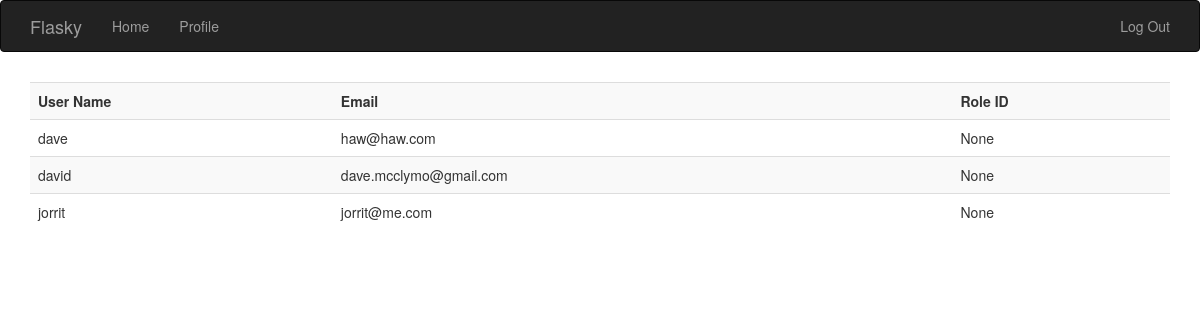
/auth/user_management (signed in), run on an earlier commit of the app's database.
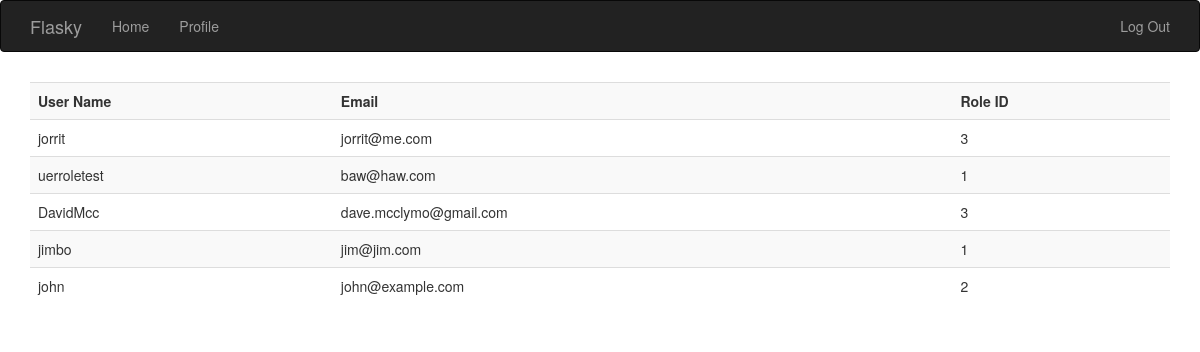
And on a later commit of the database.
### app/models.py (models this page shows, shortened)
class User(UserMixin, db.Model):
    __tablename__ = 'users'
    id = db.Column(db.Integer, primary_key=True)
    email = db.Column(db.String(64), unique=True, index=True)
    username = db.Column(db.String(64), unique=True, index=True)
    role_id = db.Column(db.Integer, db.ForeignKey('roles.id'))
    password_hash = db.Column(db.String(128))
    @property
    def password(self):
        raise AttributeError('password is not a readable attribute')

### app/auth/views.py (the view)
@auth.route('/user_management', methods=['GET'])
@login_required
def user_management():
    user_list = User.query.all()
    return render_template('auth/user_management.html', user_list=user_list)

### app/main/__init__.py (called while the page is built)
@main.app_context_processor
def inject_permissions():
    return dict(Pemission=Permission)

### app/models.py (called while the page is built)
@login_manager.user_loader
def load_user(user_id):
    return User.query.get(int(user_id))

### app/templates/auth/user_management.html (shortened to what this page needs)
{% extends "base.html" %}
{% import "bootstrap/wtf.html" as wtf %}
{% block page_content %}
<p>
    <table class="table table-striped">
    <tr>
    <th>User Name</th>
    <th>Email</th>
    <th>Role ID</th>
  </tr>
        {% for user_list in user_list %}
       <tr>
        <td>{{ user_list.username }}</td> <td>{{ user_list.email }}</td> <td>{{ user_list.role_id }}</td> </tr>
    {% endfor %}
</p>
    </div>
{% endblock %}

### app/templates/base.html (shortened to what this page needs)
{% extends "bootstrap/base.html" %}
{% block head %}
{{ super() }}
{% endblock %}
{% block navbar %}
<div class="navbar navbar-inverse" role="navigation">
    <div class="container">
        <div class="navbar-header">
            <a class="navbar-brand" href="{{ url_for('main.index') }}">Flasky</a>
        </div>
            <ul class="nav navbar-nav">
                <li><a href="{{ url_for('main.index') }}">Home</a></li>
                {% if current_user.is_authenticated %}
                <li><a href="{{ url_for('main.user', username=current_user.username) }}">Profile</a></li>
                {% endif %}
            </ul>
            <ul class="nav navbar-nav navbar-right">
                {% if current_user.is_authenticated %}
                        <li><a href="{{ url_for('auth.logout') }}">Log Out</a></li>
                    </ul>
                {% else %}
                <li><a href="{{ url_for('auth.login') }}">Log In</a></li>
                {% endif %}
        </div>
    </div>
{% endblock %}
{% block content %}
<div class="container">
    {% block page_content %}{% endblock %}
{% endblock %}

What changed in the data, as far as the page shows it:
removed User: username "dave", email "haw@haw.com", role_id "None"
removed User: username "david", email "dave.mcclymo@gmail.com", role_id "None"
changed User "jorrit": role_id "None" → "3"
added User: username "uerroletest", email "baw@haw.com", role_id "1"
added User: username "DavidMcc", email "dave.mcclymo@gmail.com", role_id "3"
added User: username "jimbo", email "jim@jim.com", role_id "1"
added User: username "john", email "john@example.com", role_id "2"
